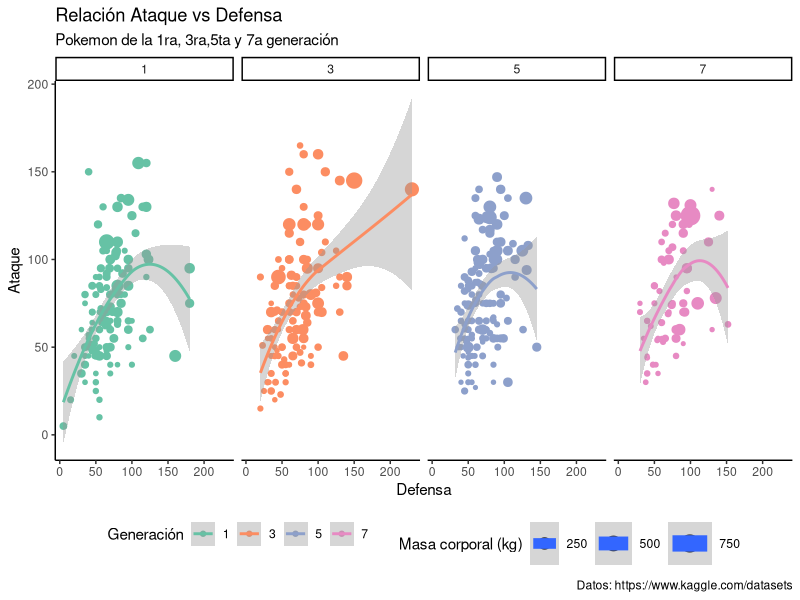
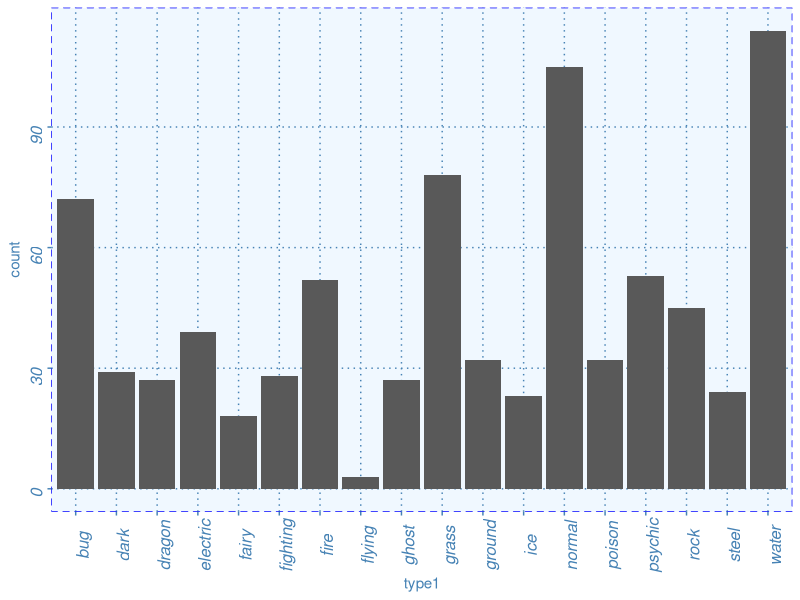

Write the R code that produced these figures, in order.
## ---- chunk 1
#| echo: false
#| warning: false
#| message: false
library(tidyverse)
pokemon <- read_csv("data/pokemon.csv")

pokesketch <- pokemon %>%
 mutate(generation = factor(generation)) %>% 
 filter(!(generation %in% c("2", "4", "6"))) %>%
 filter(`is legendary` %in% "0") %>%
 ggplot() +
  aes(
    x = defense,
    y = attack,
    colour = generation,
    size = `weight kg`
  ) +
  geom_point(shape = "circle") +
  geom_smooth(span = 1L) +
  scale_color_brewer(palette = "Set2", direction = 1) +
  labs(
    x = "Defensa",
    y = "Ataque",
    title = "Relación Ataque vs Defensa",
    subtitle = "Pokemon de la 1ra, 3ra,5ta y 7a generación",
    caption = "Datos: https://www.kaggle.com/datasets",
    color = "Generación",
    size = "Masa corporal (kg)"
  ) +
  theme_classic() +
  theme(legend.position = "bottom") +
  facet_wrap(vars(generation), ncol = 4L)

pokesketch
## ---- chunk 2
#| echo: false
#| eval: true
#| warning: false
#| message: false
library(tidyverse)

pokemon <- read_csv("data/pokemon.csv")
## ---- chunk 3
#definir el tema
my_theme <- function(){
  theme(
    # agregar borde 
    panel.border = element_rect(colour = "blue", fill = NA, linetype = 2),
    # modificar color de fondo
    panel.background = element_rect(fill = "aliceblue"),
    # modificar reticula
    panel.grid.major.x = element_line(colour = "steelblue", linetype = 3, linewidth = 0.5),
    panel.grid.minor.x = element_blank(),
    panel.grid.major.y =  element_line(colour = "steelblue", linetype = 3, linewidth = 0.5),
    panel.grid.minor.y = element_blank(),
    # modificar texto y tick marks 4) and 5)
    axis.text = element_text(colour = "steelblue", 
                             face = "italic", 
                             size = 12, 
                             angle = 90),
    axis.title = element_text(colour = "steelblue"),
    axis.ticks = element_line(colour = "steelblue"),
    # lleyenda en la parte inferior
    legend.position = "bottom"
  )
  
}


# usar tema
pokemon |> 
  ggplot(aes(x = type1)) +
  geom_bar() +
  my_theme()

